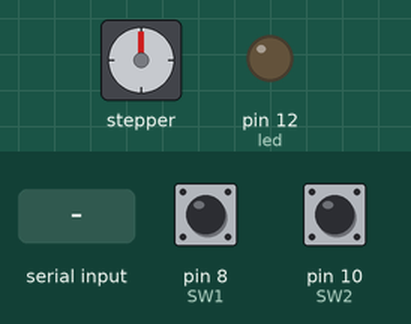
This sketch was run on a simulated Arduino Uno, built with avr-gcc and run on an emulated ATmega328P. Shown: stepper motor, output pins drawn as LEDs (lit = HIGH). Wiring (inferred from the names in the program): stepper motor driver (200 steps per turn assumed): step pin 7; direction pin 6; enable pin 5. The test bench sets the inputs (shaded band); at power-on: pin 8 (SW1) LOW, pin 10 (SW2) LOW. Pins used as bus, display or sensor lines are not drawn.

Above: at 1.2 s.
1.3 s: "1\n" received over Serial
At 5.3 s:
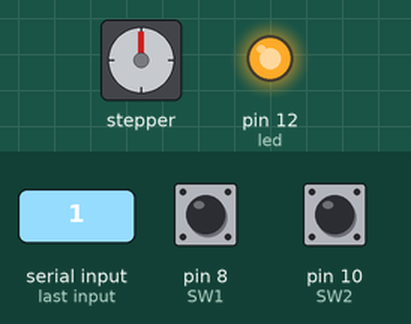
Timing chart, 0 to 6.8 s (numbered marks = the images above; inputs shaded):
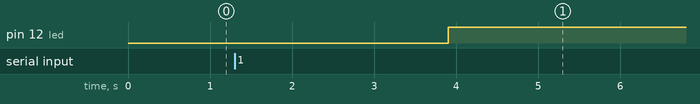

Measured:
- after the input at 1.3 s, pin 12 (led): LOW → HIGH after 2.6 s

The sketch:

UART.ino
```cpp
#define led 12
#define SW1 8
#define SW2 10
#define PUL 7
#define DIR 6
#define ENA 5

void init_SW()
{
  pinMode (SW1, INPUT);
  pinMode (SW2, INPUT);
}

void init_stepper()
{
  pinMode (PUL, OUTPUT);
  pinMode (DIR, OUTPUT);
  pinMode (ENA, OUTPUT);
}

void forward_steps(uint16_t speed) //Khối lệnh quay thuận
{
  digitalWrite(DIR, HIGH); //Quay cung chieu kim dong ho
  digitalWrite(ENA, HIGH);
  for (int i = 0; i < 6400; i++)
  {
    digitalWrite(PUL, HIGH);
    delayMicroseconds(speed);
    digitalWrite(PUL, LOW);
    delayMicroseconds(speed);
  }
}

void backward_steps(uint16_t speed) //Khôi lệnh quay nghịch
{
    digitalWrite(DIR,LOW);
    digitalWrite(ENA,HIGH);
  for (int i = 0; i < 6400; i++)
  {
    digitalWrite(PUL,HIGH);
    delayMicroseconds(speed);
    digitalWrite(PUL,LOW);
    delayMicroseconds(speed);
  }
}

void Stop_state(uint16_t speed) //Khối lệnh dừng
{
    digitalWrite(DIR,LOW);
    digitalWrite(ENA,HIGH);
  for (int i=0; i<0; i++)
  {
    digitalWrite(PUL,HIGH);
    delayMicroseconds(speed);
    digitalWrite(PUL,LOW);
    delayMicroseconds(speed);
  }
}

void setup()
{
  init_stepper();
  init_SW();
  Serial.begin(115200);
  pinMode(led, OUTPUT);
  while (!Serial)
  {
    ;
  }
}

void loop()
{
  char buffer[16];
  int  a = digitalRead(SW1);
  if (a == HIGH)
  {
    a = 1; //a = 1 là không có tác động lên SW
  }
  else
  {
    a = 0; // a = 0 là có tác động nhấn lên SW
  }
  int  b = digitalRead(SW2);
    if (b == HIGH)
  {
    b = 1;
  }
  else
  {
    b = 0;
  }
  int d = 0;
  int flag = 0;
  if(Serial.available()>0)
  {
    int size = Serial.readBytesUntil('\n', buffer, 13);
    if (buffer[0] == '1')
    {
      d = 1;
    }
  }
      if ((d == 1) && (a == 0))
      {
        if(b == 0)
        {
          backward_steps(200);
          digitalWrite(led, HIGH);
        }
        forward_steps(200);
      }

//      if (b == 0)
//      {
//        backward_steps(200);
//        delay(5000);
//        flag = 1;
//        digitalWrite(led, HIGH);
//        Serial.print(flag);
//      }

//      if (flag == 1)
//      {
//        forward_steps(200);
//        digitalWrite(led, HIGH);
//      }
    }
//    if (buffer[0] == '0')
//    {
//      digitalWrite(led, LOW);
//    }
//  }
//}


/*Code gửi từ arduino qua jetson
 * #define led 12
#define SW 8

int i = 0;

void setup()
{
  Serial.begin(115200);
  pinMode(led, OUTPUT);
  pinMode(SW, INPUT);
  while(!Serial)
  {
    ;
  }
}

void loop()
{
 // Serial.println("State: ");
  i = digitalRead(SW);
    if (digitalRead(SW) == HIGH)
    {
      i = 1;
      //Serial.println(i);
    }
    if (digitalRead(SW) == LOW)
    {
      i = 0;
      //Serial.println(i);
    }
    delay(1000);
}
 */
```
